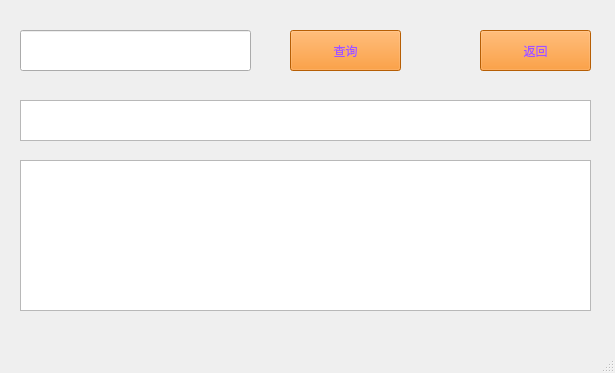
<?xml version="1.0" encoding="UTF-8"?>
<ui version="4.0">
 <class>othersinform</class>
 <widget class="QMainWindow" name="othersinform">
  <property name="geometry">
   <rect>
    <x>0</x>
    <y>0</y>
    <width>615</width>
    <height>373</height>
   </rect>
  </property>
  <property name="windowTitle">
   <string>MainWindow</string>
  </property>
  <widget class="QWidget" name="centralwidget">
   <widget class="QTableWidget" name="tableWidget">
    <property name="geometry">
     <rect>
      <x>20</x>
      <y>160</y>
      <width>571</width>
      <height>151</height>
     </rect>
    </property>
   </widget>
   <widget class="QLineEdit" name="lineEdit1">
    <property name="geometry">
     <rect>
      <x>20</x>
      <y>30</y>
      <width>231</width>
      <height>41</height>
     </rect>
    </property>
    <property name="font">
     <font>
      <family>Adobe Caslon Pro</family>
      <pointsize>9</pointsize>
      <weight>9</weight>
      <italic>false</italic>
      <bold>false</bold>
     </font>
    </property>
    <property name="styleSheet">
     <string notr="true">
font: 75 9pt &quot;Adobe Caslon Pro&quot;;</string>
    </property>
   </widget>
   <widget class="QPushButton" name="pushButton1">
    <property name="geometry">
     <rect>
      <x>290</x>
      <y>30</y>
      <width>111</width>
      <height>41</height>
     </rect>
    </property>
    <property name="whatsThis">
     <string>&lt;html&gt;&lt;head/&gt;&lt;body&gt;&lt;p&gt;&lt;span style=&quot; font-size:16pt; color:#a24ce8;&quot;&gt;升级赛&lt;/span&gt;&lt;/p&gt;&lt;/body&gt;&lt;/html&gt;</string>
    </property>
    <property name="styleSheet">
     <string notr="true">color: rgb(160, 82, 255);
background-color: rgb(255, 131, 6);
font: 16pt &quot;Adobe Arabic&quot;;</string>
    </property>
    <property name="text">
     <string>查询</string>
    </property>
   </widget>
   <widget class="QPushButton" name="pushButton1_2">
    <property name="geometry">
     <rect>
      <x>480</x>
      <y>30</y>
      <width>111</width>
      <height>41</height>
     </rect>
    </property>
    <property name="whatsThis">
     <string>&lt;html&gt;&lt;head/&gt;&lt;body&gt;&lt;p&gt;&lt;span style=&quot; font-size:16pt; color:#a24ce8;&quot;&gt;升级赛&lt;/span&gt;&lt;/p&gt;&lt;/body&gt;&lt;/html&gt;</string>
    </property>
    <property name="styleSheet">
     <string notr="true">color: rgb(160, 82, 255);
background-color: rgb(255, 131, 6);
font: 16pt &quot;Adobe Arabic&quot;;</string>
    </property>
    <property name="text">
     <string>返回</string>
    </property>
   </widget>
   <widget class="QTextBrowser" name="textBrowser">
    <property name="geometry">
     <rect>
      <x>20</x>
      <y>100</y>
      <width>571</width>
      <height>41</height>
     </rect>
    </property>
    <property name="font">
     <font>
      <family>Adobe Garamond Pro</family>
      <pointsize>12</pointsize>
      <weight>75</weight>
      <bold>true</bold>
     </font>
    </property>
   </widget>
  </widget>
  <widget class="QMenuBar" name="menubar">
   <property name="geometry">
    <rect>
     <x>0</x>
     <y>0</y>
     <width>615</width>
     <height>23</height>
    </rect>
   </property>
  </widget>
  <widget class="QStatusBar" name="statusbar"/>
 </widget>
 <resources/>
 <connections>
  <connection>
   <sender>pushButton1_2</sender>
   <signal>clicked()</signal>
   <receiver>othersinform</receiver>
   <slot>close()</slot>
   <hints>
    <hint type="sourcelabel">
     <x>507</x>
     <y>84</y>
    </hint>
    <hint type="destinationlabel">
     <x>460</x>
     <y>75</y>
    </hint>
   </hints>
  </connection>
 </connections>
</ui>
